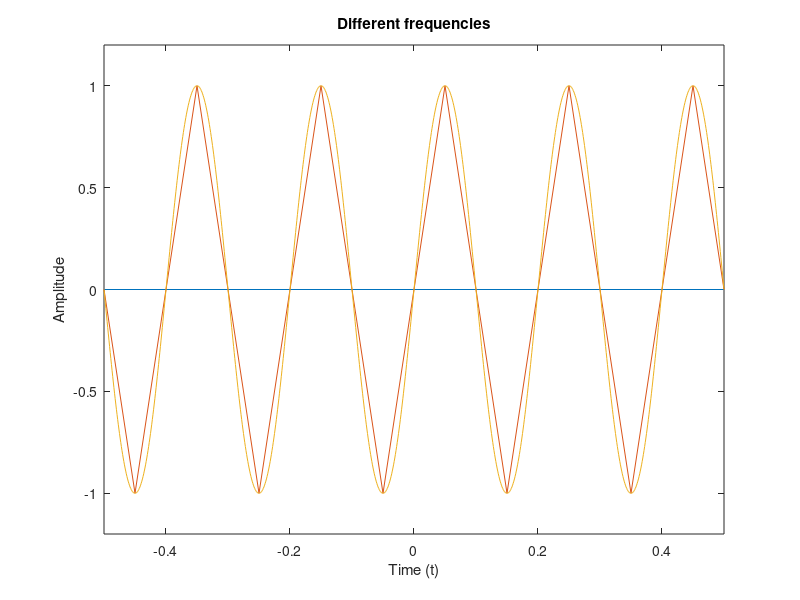
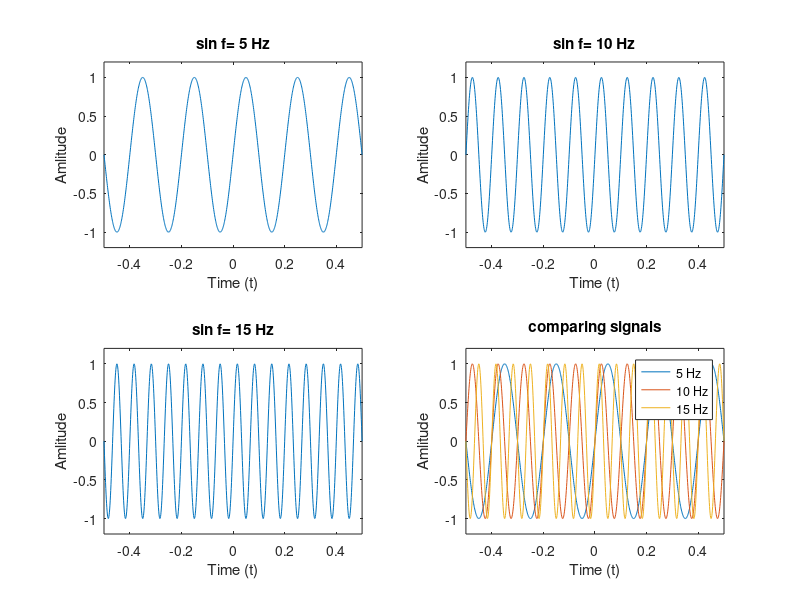
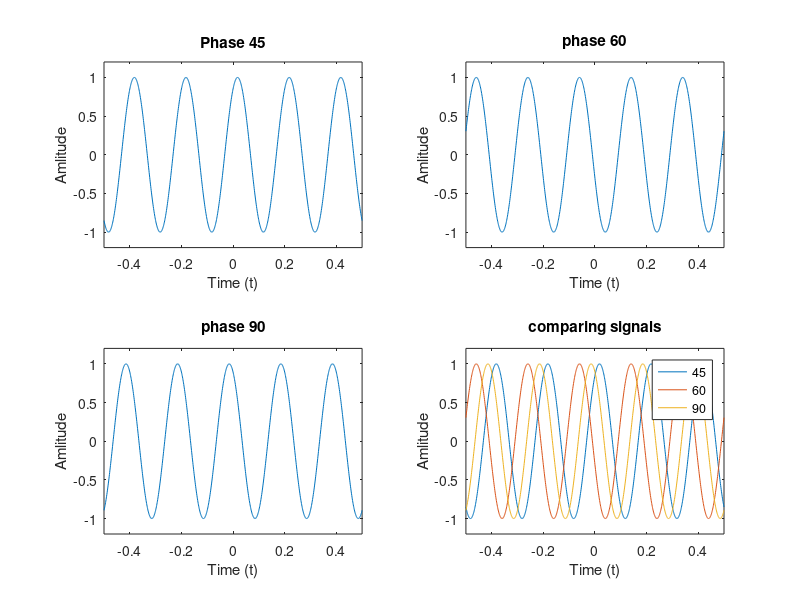
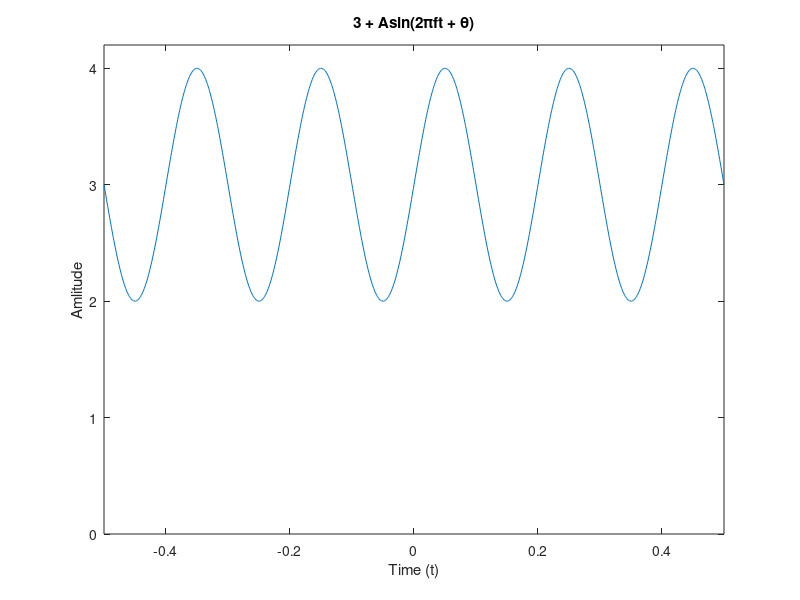

MATLAB code to generate these figures, in order:
clear all;
Fs=[10 20 1000];
frequencies=[5 10 15];
phases=[45 60 90];

duration=1;

figure;
for i=1:1:length(Fs)
    t=(-duration/2:1/Fs(i):duration/2);
    plot(t,sin(2*pi*5*t));
    axis([-duration/2 duration/2 -1.2 1.2]);
    title("Different frequencies");
    xlabel("Time (t)");
    ylabel("Amplitude");
    hold on;
end

t=(-duration/2:1/max(Fs):duration/2);

signal_frq=zeros(length(frequencies),length(t));
for i=1:1:length(frequencies)
    signal_frq(i,:)=sin(2*pi*frequencies(i)*t);
end

figure;
subplot(2,2,1);
plot(t,signal_frq(1,:));
axis([-duration/2 duration/2 -1.2 1.2]);
title("sin f= 5 Hz");
xlabel("Time (t)")
ylabel("Amlitude");

subplot(2,2,2);
plot(t,signal_frq(2,:));
axis([-duration/2 duration/2 -1.2 1.2]);
title("sin f= 10 Hz");
xlabel("Time (t)")
ylabel("Amlitude");

subplot(2,2,3);
plot(t,signal_frq(3,:));
axis([-duration/2 duration/2 -1.2 1.2]);
title("sin f= 15 Hz");
xlabel("Time (t)")
ylabel("Amlitude");

subplot(2,2,4);
plot(t,signal_frq(1,:),t,signal_frq(2,:),t,signal_frq(3,:));
axis([-duration/2 duration/2 -1.2 1.2]);
legend("5 Hz","10 Hz","15 Hz");
title("comparing signals");
xlabel("Time (t)")
ylabel("Amlitude");


signal_phs=zeros(length(phases),length(t));
for i=1:1:length(phases)
    signal_phs(i,:)=sin(2*pi*5*t+phases(i));
end

figure;
subplot(2,2,1);
plot(t,signal_phs(1,:));
axis([-duration/2 duration/2 -1.2 1.2]);
title("Phase 45");
xlabel("Time (t)")
ylabel("Amlitude");

subplot(2,2,2);
plot(t,signal_phs(2,:));
axis([-duration/2 duration/2 -1.2 1.2]);
title("phase 60");
xlabel("Time (t)")
ylabel("Amlitude");

subplot(2,2,3);
plot(t,signal_phs(3,:));
axis([-duration/2 duration/2 -1.2 1.2]);
title("phase 90");
xlabel("Time (t)")
ylabel("Amlitude");

subplot(2,2,4);
plot(t,signal_phs(1,:),t,signal_phs(2,:),t,signal_phs(3,:));
axis([-duration/2 duration/2 -1.2 1.2]);
legend("45","60","90");
title("comparing signals");
xlabel("Time (t)");
ylabel("Amlitude");

signal1=3+sin(2*pi*5*t);
figure;
plot(t,signal1);
axis([-duration/2 duration/2 0 4.2]);
title("3 + Asin(2πft + θ)");
xlabel("Time (t)");
ylabel("Amlitude");

signal2=3*sin(2*pi*5*t);
figure;
plot(t,signal2);
axis([-duration/2 duration/2 -3.5 3.5]);
title("3*Asin(2πft + θ)");
xlabel("Time (t)");
ylabel("Amlitude");